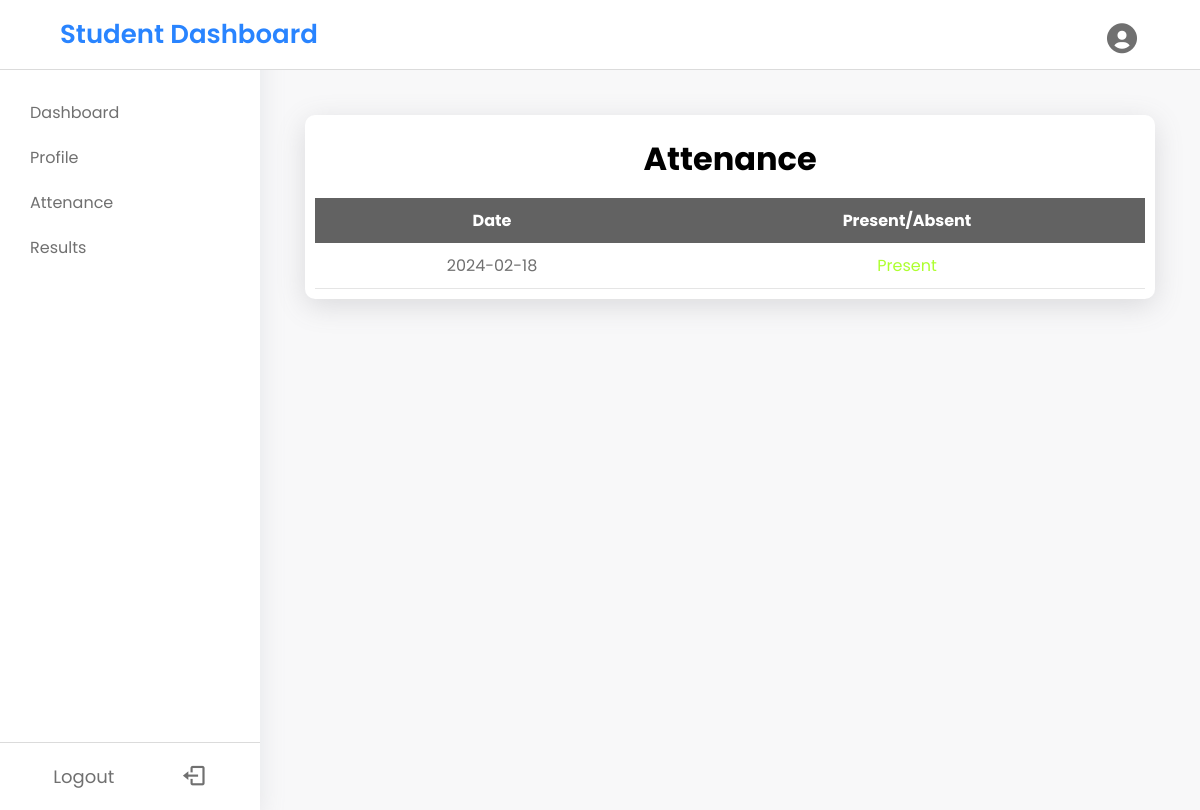
The app's page /student/attenance.php (signed in), older data.
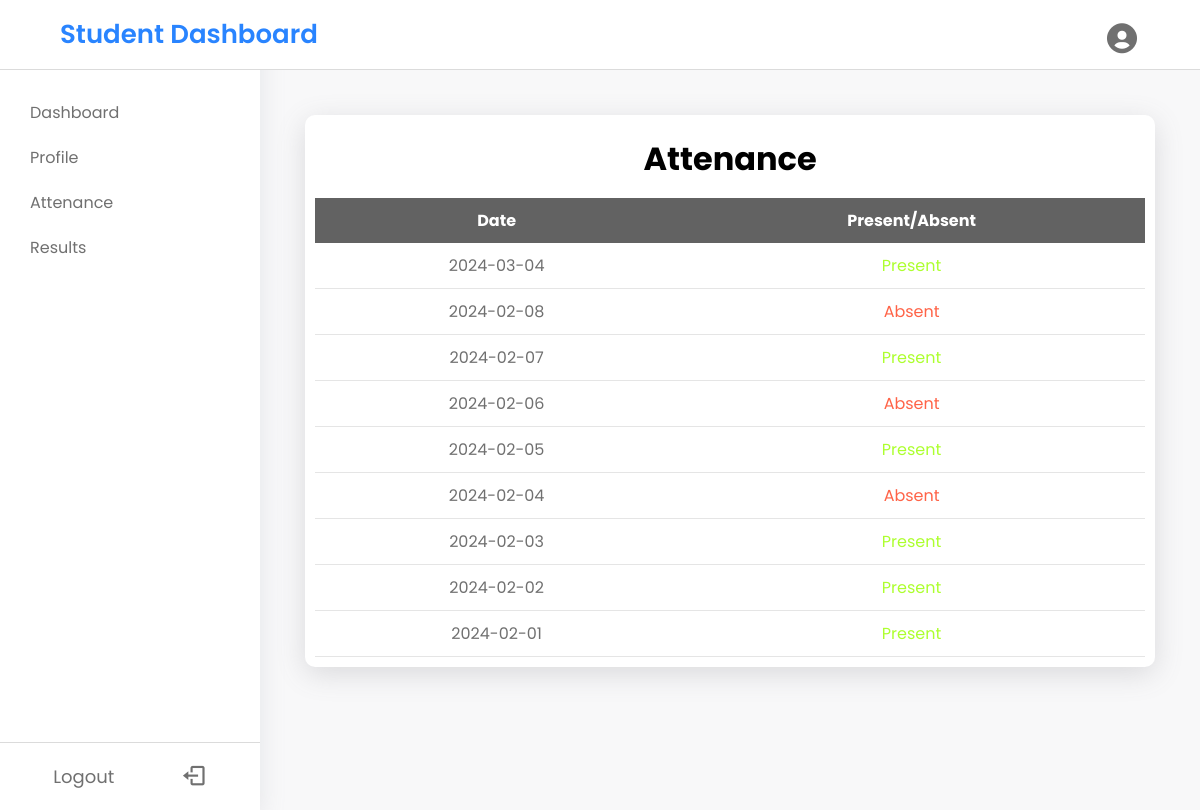
The same page, newer data.
### tables this page shows
CREATE TABLE `attendance_details` (
  `attendance_id` int(11) NOT NULL,
  `stud_id` int(11) DEFAULT NULL,
  `atten_date` date DEFAULT NULL,
  `atten_status` enum('1','0') NOT NULL,
  `atten_year` int(11) NOT NULL
);

### student/attenance.php (the view, shortened to what this page needs)
<?php
include("./Assets/links.php"); ?>
<!DOCTYPE html>
<html lang="en">
<head>
</head>
<body>
    <nav>
        <?php include("./Assets/nav.php") ?>
    </nav>
    <div class="body-content">
        <div class="sidemenubar">
            <?php include("./Assets/sidemenubar.php") ?>
        </div>
        <div class="main-content">
            <form action="add-attenance.php" method="post">
                <div class="attenance">
                    <h1>Attenance</h1>
                    <table>
                        <thead>
                            <th>Date</th>
                            <th>Present/Absent</th>
                        </thead>
                        <tbody>
                            <?php
                            include('./config/connect.php');
                            $studid = $_SESSION['s_id'];
                            $sql = "SELECT * FROM `attendance_details` WHERE stud_id='$studid' ORDER BY attendance_id DESC";
                            $result = $conn->query($sql);
                            $numrows = mysqli_num_rows($result);
                            if ($numrows > 0) {
                                while ($row = mysqli_fetch_assoc($result)) {
                                    echo "<tr>";
                                    echo "<td><p>" . $row['atten_date'] . "</p></td>";
                                    if ($row['atten_status'] == 0) {
                                        echo "<td><p class='abs'>Absent</p></td>";
                                    } else {
                                        echo "<td><p class='pre'>Present</p></td>";
                                    }
                                    echo "</tr>";
                                }
                            }
                            ?>
                        </tbody>
                    </table>
                </div>
            </form>
        </div>
    </div>
</body>
</html>

### student/assets/links.php (shortened to what this page needs)
<link rel="stylesheet" href="../../Assets/boxicons-2.1.4/css/boxicons.min.css">
<link href='https://unpkg.com/boxicons@2.1.4/css/boxicons.min.css' rel='stylesheet'>

### student/assets/nav.php (shortened to what this page needs)
<nav>
    <div class="head">
        <p>Student Dashboard</p>
        <button onclick="test()"><i class='bx bxs-user-circle'></i></button>
    </div>
</nav>

### student/assets/sidemenubar.php (shortened to what this page needs)
<div class="sidebar">
    <ul class="menu-content">
        <li class="menu-items" onclick="location.replace('index.php')">
            <a href="index.php">Dashboard</a>
        </li>
        <li class="menu-items" onclick="location.replace('profile.php')">
            <a class="links">Profile</a>
        </li>
        <li class="menu-items link" onclick="location.replace('attenance.php')">
            <a href="attenance.php" class="links">Attenance</a>
        </li>
        <li class="menu-items link" onclick="location.replace('result.php')">
            <a href="result.php" class="links">Results</a>
        </li>
    </ul>
    <div class="btm" onclick="location.replace('logout.php')">
        <p>Logout</p>
        <p><i class='bx bx-log-out'></i></p>
    </div>
</div>

### student/assets/links.php (style rules this page uses)
:root { --blue: #2984FF; --lightblue: #4ea5ff; --white: #fff; --grey: #e5e5e5; --txt: #707070; }
* { margin: 0; padding: 0; box-sizing: border-box; font-family: "Poppins", sans-serif; }
body { overflow: hidden; background-color: #F8F8F9; }
.body-content { display: flex; }
.main-content { margin-top: 70px; overflow-y: scroll; height: 90vh; width: 100%; padding: 35px 35px; }

### student/assets/nav.php (style rules this page uses)
nav { position: relative; }
nav .head { position: fixed; top: 0; left: 0; width: 100%; height: 70px; background-color: var(--white); z-index: 100; padding: 10px 60px; display: flex; justify-content: space-between; border-bottom: 1px solid #dbdbdb; align-items: center; }
nav .head p { font-size: 26px; font-weight: 600; color: var(--blue); }
nav .head button { outline: none; border: 0; background: none; }
nav .head button i { padding: 6px 0 0 0; font-size: 36px; color: var(--txt); }

### student/assets/sidemenubar.php (style rules this page uses)
.sidebar { margin-top: 10px; width: 260px; background-color: var(--white); padding: 20px; height: 100vh; position: relative; display: flex; justify-content: space-between; flex-direction: column; overflow: hidden; color: var(--txt); box-shadow: rgba(149, 157, 165, 0.2) 0px 8px 24px; }
.menu-content { overflow: scroll; padding: 60px 0; transition: 1s ease-in-out; }
.menu-content .menu-items { list-style: none; padding: 10px; cursor: pointer; }
.menu-items a { text-decoration: none; color: var(--txt); }
.btm { position: absolute; bottom: 0; left: 0; background-color: var(--white); width: 100%; padding: 20px; display: flex; justify-content: space-around; border-top: 1px solid #dbdbdb; cursor: pointer; }
.btm p { font-size: 18px; }
.btm p i { font-size: 26px; }

### student/attenance.php (style rules this page uses)
.attenance { background-color: var(--white); margin: 10px; padding: 20px 10px 10px 10px; border-radius: 10px; box-shadow: rgba(100, 100, 111, 0.2) 0px 7px 29px 0px; display: flex; justify-content: center; align-items: center; flex-direction: column; }
.attenance h1 { padding: 0 0 15px 0; }
.attenance table { width: 100%; text-align: center; border-collapse: collapse; }
.attenance thead { background-color: #626262; }
.attenance thead { color: var(--white); }
.attenance tbody tr { border-bottom: 1px solid var(--grey); }
.attenance tbody td, .attenance thead th { padding: 10px; }
.attenance tbody td p { color: var(--txt); }
.attenance tbody td .pre { color: greenyellow; }
.attenance tbody td .abs { color: tomato; }

Row changes from the older to the newer data that the page shows:
removed attendance_details: atten_date "2024-02-18", atten_status "Present"
added attendance_details: atten_date "2024-03-04", atten_status "Present"
added attendance_details: atten_date "2024-02-08", atten_status "Absent"
added attendance_details: atten_date "2024-02-07", atten_status "Present"
added attendance_details: atten_date "2024-02-06", atten_status "Absent"
added attendance_details: atten_date "2024-02-05", atten_status "Present"
added attendance_details: atten_date "2024-02-04", atten_status "Absent"
added attendance_details: atten_date "2024-02-03", atten_status "Present"
added attendance_details: atten_date "2024-02-02", atten_status "Present"
added attendance_details: atten_date "2024-02-01", atten_status "Present"
